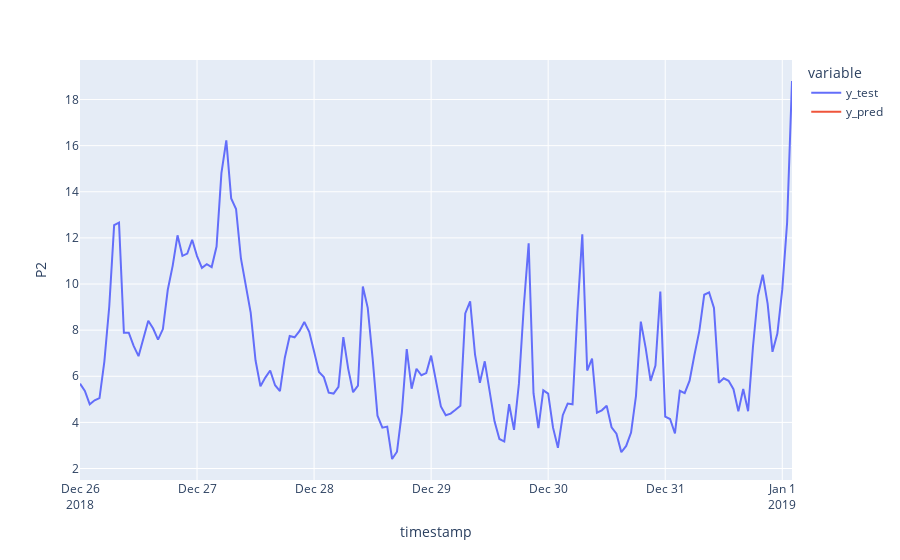

Notebook code cell kept with this figure:
### Code cell
fig = px.line(df_pred_test, labels={"value": "P2"})
fig.show();

### Figure 1 — Plotly figure (JSON) as saved in the notebook; plotly's stock layout.template omitted (floating-point values rounded to 4 significant figures; data arrays with more than 128 entries replaced by an {"elided": "..."} marker saying what was removed)
{"data": [{"hovertemplate": "variable=y_test<br>timestamp=%{x}<br>P2=%{y}<extra></extra>", "legendgroup": "y_test", "line": {"color": "#636efa", "dash": "solid"}, "marker": {"symbol": "circle"}, "mode": "lines", "name": "y_test", "orientation": "v", "showlegend": true, "type": "scatter", "x": {"elided": "147 str values"}, "xaxis": "x", "y": {"elided": "147 float values"}, "yaxis": "y"}, {"hovertemplate": "variable=y_pred<br>timestamp=%{x}<br>P2=%{y}<extra></extra>", "legendgroup": "y_pred", "line": {"color": "#EF553B", "dash": "solid"}, "marker": {"symbol": "circle"}, "mode": "lines", "name": "y_pred", "orientation": "v", "showlegend": true, "type": "scatter", "x": {"elided": "147 str values"}, "xaxis": "x", "y": {"elided": "147 null values"}, "yaxis": "y"}], "layout": {"legend": {"title": {"text": "variable"}, "tracegroupgap": 0}, "margin": {"t": 60}, "xaxis": {"anchor": "y", "domain": [0, 1], "title": {"text": "timestamp"}}, "yaxis": {"anchor": "x", "domain": [0, 1], "title": {"text": "P2"}}}}
